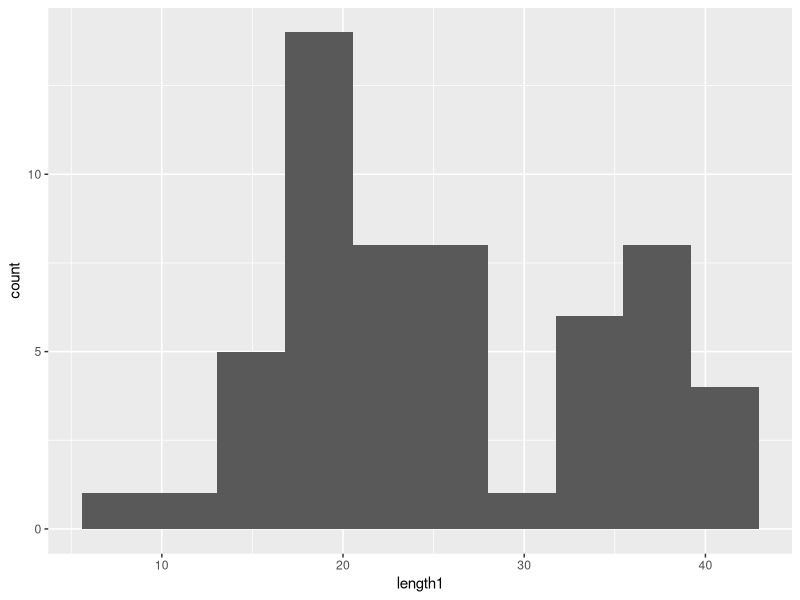
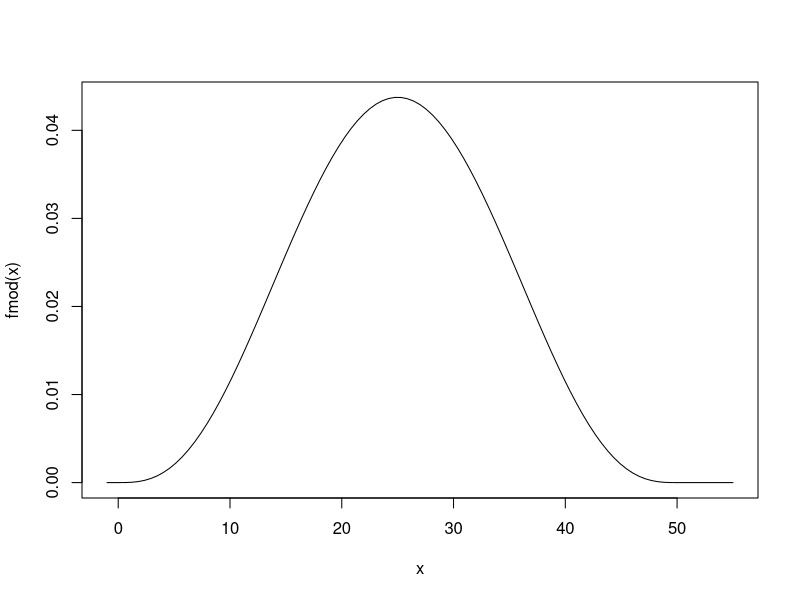

These figures' R source, in order:
## ---- chunk 1
knitr::opts_chunk$set(echo = TRUE)
set.seed(288942)
library(tidyverse)
## ---- chunk 2
fish <- read.csv("../../data/fish.csv")
perch <- filter(fish, species == 7)
ggplot(perch, aes(x = length1)) + geom_histogram(bins = 10)
## ---- chunk 3
fmod <- function(x) { dbeta(x / 50, 4, 4) / 50 }
curve(fmod(x), from = -1, to = 55)
## ---- chunk 4
integrate(function(x) x * fmod(x), 0, 50)
## ---- chunk 5
rmod <- function(n) { 50 * rbeta(n, 4, 4) }
